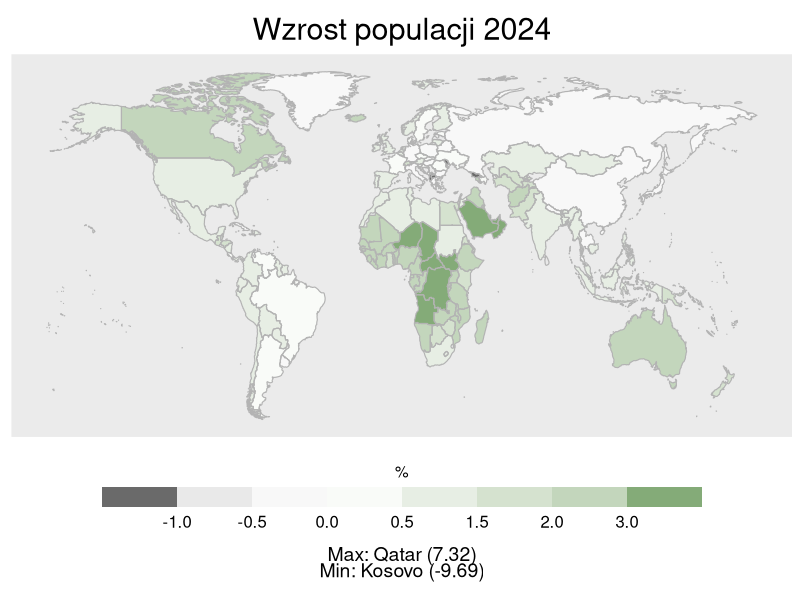
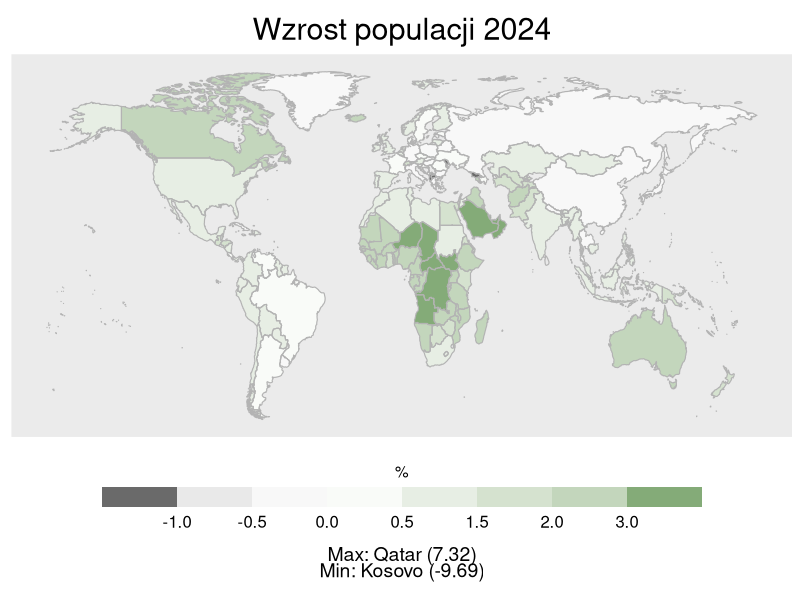

Write the R code that produced these figures, in order.
library(tidyverse)
library(maps)

#wczytywanie mapy
################################################################
world_coordinates <- map_data("world")

world_coordinates$region[world_coordinates$region == "UK"] <- "United Kingdom"
world_coordinates$region[world_coordinates$region == "Czech Republic"] <- "Czechia"
world_coordinates$region[world_coordinates$region == "Slovakia"] <- "Slovak Republic"
world_coordinates$region[world_coordinates$region == "USA"] <- "United States"
world_coordinates$region[world_coordinates$region == "Russia"] <- "Russian Federation"
world_coordinates$region[world_coordinates$region == "Egypt"] <- "Egypt, Arab Rep."
world_coordinates$region[world_coordinates$region == "Democratic Republic of the Congo"] <- "Congo, Dem. Rep."
world_coordinates$region[world_coordinates$region == "Republic of Congo"] <- "Congo, Rep."
world_coordinates$region[world_coordinates$region == "Venezuela"] <- "Venezuela, RB"
world_coordinates$region[world_coordinates$region == "Ivory Coast"] <- "Cote d'Ivoire"
################################################################
#czytywanie danych
################################################################
dane <- read.csv("dane.csv")
dane <- dane[,c(3,4,7)]
colnames(dane)[1] <- "region"
dane$X2024..YR2024. <- round(as.numeric(dane$X2024..YR2024.), 2)
colnames(dane)[3] <- "population_growth_2024"
################################################################

#łącznie mapy i danych
################################################################
mapa <- inner_join(world_coordinates, dane, by = "region")

#szukanie maksymlanych i minimalnych
################################################################
kraje <- mapa %>% 
  group_by(region) %>% 
  summarise(population_growth_2024 = first(population_growth_2024), .groups = "drop")


max_row <- kraje %>% slice_max(population_growth_2024, n = 1, with_ties = FALSE)
min_row <- kraje %>% slice_min(population_growth_2024, n = 1, with_ties = FALSE)

max_country <- max_row$region
max_value   <- max_row$population_growth_2024

min_country <- min_row$region
min_value   <- min_row$population_growth_2024

breaks <- c(-1, -0.5, 0, 0.5, 1.5, 2, 3)

caption_text <- paste0(
  "Max: ", max_country, " (", round(max_value, 2), ")\n",
  "Min: ", min_country, " (", round(min_value, 2), ")"
)

p <- ggplot(data = mapa, mapping = aes(x = long, y = lat, group = group))+
coord_fixed(1.3) +
  geom_polygon(aes(fill = population_growth_2024)) +
  geom_polygon(fill = NA, color = "grey70", linewidth = 0.4)+
  ggtitle("Population Growth 2024")+
  scale_fill_steps2(
    breaks = breaks,
    n.breaks = length(breaks),
    low = "black",
    mid = "white",
    high = "darkgreen",
    name = "%",
    guide = guide_coloursteps(
      direction = "horizontal",
      barwidth = 30,
      barheight = 1,
      title.position = "top"
    )
  ) +
  labs(
    title = "Wzrost populacji 2024",
    caption = caption_text
  ) +
  theme(
    legend.title = element_text(hjust = 0.5),
    axis.title = element_blank(),       
    axis.text = element_blank(),       
    axis.ticks = element_blank(),     
    panel.grid = element_blank(),      
    panel.border = element_blank(),    
    axis.line = element_blank(),
    legend.position = "bottom",
    legend.text  = element_text(size = 12),
    plot.title = element_text(hjust = 0.5,size = 22),
    
    plot.caption = element_text(
      hjust = 0.5,        
      size = 14,          
      lineheight = 0.7    
    )
  )
p
ggsave("mapa.pdf", plot = p, width = 12, height = 10, dpi = 300, device = cairo_pdf, bg = "transparent")  

